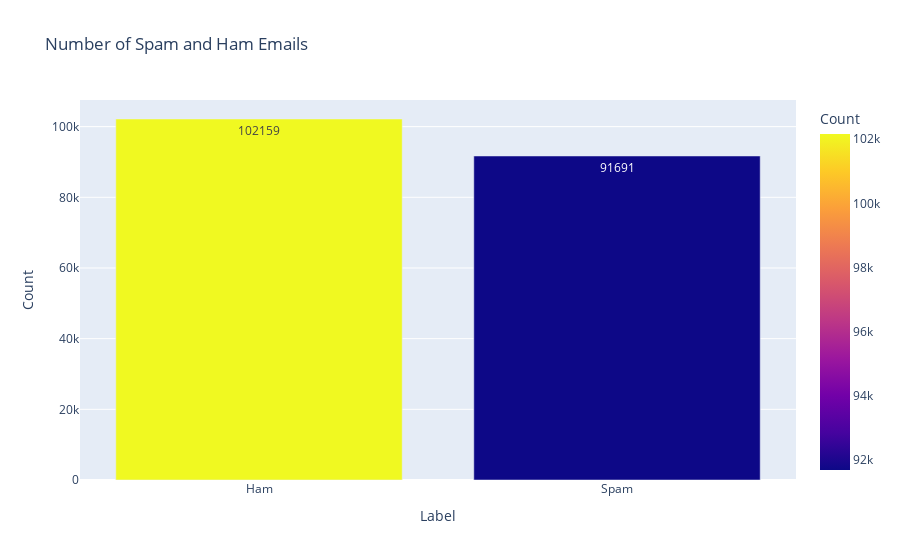

This figure's notebook cell:
### Markdown cell above
**Visualization**

### Code cell
counts = df['label'].value_counts().reset_index()
counts.columns = ['Label', 'Count']
fig = px.bar(counts, x='Label', y='Count', color='Count', text='Count', title='Number of Spam and Ham Emails')
fig.update_layout(title='Number of Spam and Ham Emails', xaxis_title='Label', yaxis_title='Count')
fig.update_xaxes(tickvals=[0, 1], ticktext=['Ham', 'Spam'])
fig.show()

### Figure 1 — Plotly figure (JSON) as saved in the notebook; plotly's stock layout.template omitted (floating-point values rounded to 4 significant figures)
{"data": [{"alignmentgroup": "True", "hovertemplate": "Label=%{x}<br>Count=%{marker.color}<extra></extra>", "legendgroup": "", "marker": {"color": [102159, 91691], "coloraxis": "coloraxis", "pattern": {"shape": ""}}, "name": "", "offsetgroup": "", "orientation": "v", "showlegend": false, "text": [102159, 91691], "textposition": "auto", "type": "bar", "x": [0, 1], "xaxis": "x", "y": [102159, 91691], "yaxis": "y"}], "layout": {"barmode": "relative", "coloraxis": {"colorbar": {"title": {"text": "Count"}}, "colorscale": [[0, "#0d0887"], [0.1111, "#46039f"], [0.2222, "#7201a8"], [0.3333, "#9c179e"], [0.4444, "#bd3786"], [0.5556, "#d8576b"], [0.6667, "#ed7953"], [0.7778, "#fb9f3a"], [0.8889, "#fdca26"], [1, "#f0f921"]]}, "legend": {"tracegroupgap": 0}, "title": {"text": "Number of Spam and Ham Emails"}, "xaxis": {"anchor": "y", "domain": [0, 1], "ticktext": ["Ham", "Spam"], "tickvals": [0, 1], "title": {"text": "Label"}}, "yaxis": {"anchor": "x", "domain": [0, 1], "title": {"text": "Count"}}}}
